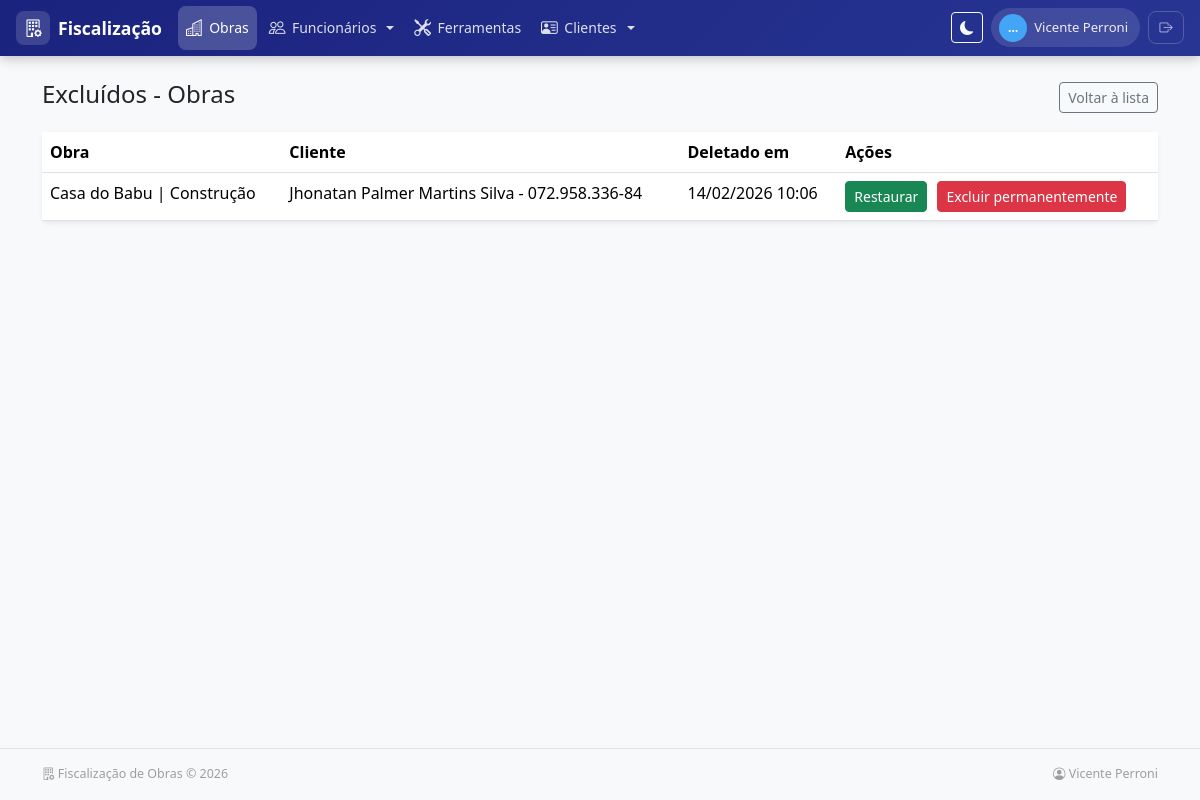
The app's page /obras/excluidos/ (signed in) with its own data.
### apps/obras/models.py (models this page shows, shortened)
class SoftDeleteModel(models.Model):
    deleted_at = models.DateTimeField(null=True, blank=True, db_index=True)
    objects = ActiveManager()
    all_objects = AllObjectsManager()
    class Meta:
        abstract = True

class Obra(SoftDeleteModel):
    nome = models.CharField(max_length=200, verbose_name="Nome da Obra")
    endereco = models.TextField(verbose_name="Endereço")
    cliente = models.ForeignKey(
        'clientes.Cliente',
        on_delete=models.SET_NULL,
        null=True,
        blank=True,
        verbose_name="Cliente"
    )
    data_inicio = models.DateField(verbose_name="Data de Início")
    data_previsao_termino = models.DateField(
        verbose_name="Previsão de Término",
        null=True,
        blank=True
    )
    STATUS_CHOICES = [
        ('planejamento', 'Planejamento'),
        ('em_andamento', 'Em Andamento'),
        ('pausada', 'Pausada'),
        ('concluida', 'Concluída'),
        ('cancelada', 'Cancelada'),
    ]
    status = models.CharField(
        max_length=20,
        choices=STATUS_CHOICES,
        default='planejamento',
        verbose_name="Status"
    )
    percentual_concluido = models.DecimalField(
        max_digits=5,
        decimal_places=2,
        default=Decimal('0.00'),
        validators=[MinValueValidator(0), MaxValueValidator(100)],
        verbose_name="Percentual Concluído (%)"
    )
    ativo = models.BooleanField(default=True, verbose_name="Ativo")
    created_at = models.DateTimeField(auto_now_add=True, verbose_name="Criado em")
    updated_at = models.DateTimeField(auto_now=True, verbose_name="Atualizado em")
    class Meta:
        verbose_name = "Obra"
        verbose_name_plural = "Obras"
        ordering = ['-created_at']

### apps/clientes/models.py (models this page shows)
class Cliente(models.Model):
    nome = models.CharField(max_length=200, verbose_name='Nome')
    cpf = models.CharField(
        max_length=14,
        unique=True,
        verbose_name='CPF',
        help_text='Somente números ou formatado (000.000.000-00)',
        validators=[RegexValidator(r'^\d{3}\.\d{3}\.\d{3}-\d{2}$|^\d{11}$', 'CPF inválido')]
    )
    endereco = models.TextField(verbose_name='Endereço', blank=True, null=True)
    data_nascimento = models.DateField(verbose_name='Data de Nascimento', blank=True, null=True)
    telefone = models.CharField(max_length=30, verbose_name='Telefone', blank=True, null=True)
    email = models.EmailField(verbose_name='E-mail', blank=True, null=True)
    ativo = models.BooleanField(default=True, verbose_name='Ativo')
    created_at = models.DateTimeField(auto_now_add=True, verbose_name='Criado em')
    updated_at = models.DateTimeField(auto_now=True, verbose_name='Atualizado em')
    class Meta:
        verbose_name = 'Cliente'
        verbose_name_plural = 'Clientes'
        ordering = ['nome']
    def __str__(self):
        return f"{self.nome} - {self.cpf}"

### apps/obras/views.py (the view)
# urls.py: path('excluidos/', views.obras_trash, name='excluidos'),
@login_required
def obras_trash(request):
    trashed = Obra.all_objects.dead().order_by('-deleted_at')
    context = {'object_list': trashed, 'title': 'Excluídos - Obras'}
    return render(request, 'obras/obra_trash_list.html', context)

### apps/obras/context_processors.py (called while the page is built)
def recent_obras(request):
    try:
        obras = list(Obra.objects.filter(ativo=True).order_by('-created_at')[:6])
    except Exception:
        obras = []
    return {'recent_obras': obras}

### apps/obras/models.py (called while the page is built)
    def alive(self):
        return self.filter(deleted_at__isnull=True)

    def dead(self):
        return self.filter(deleted_at__isnull=False)

    def get_queryset(self):
        return super().get_queryset().alive()

### templates/obras/obra_trash_list.html (shortened to what this page needs)
{% extends 'base.html' %}
{% block content %}
<div class="d-flex justify-content-between align-items-center mb-3">
  <h1 class="h4">Excluídos - Obras</h1>
  <a href="{% url 'obras:obra_list' %}" class="btn btn-sm btn-outline-secondary">Voltar à lista</a>
</div>
<div class="card border-0 shadow-sm">
  <div class="table-responsive">
    <table class="table mb-0">
      <thead>
        <tr>
          <th>Obra</th>
          <th>Cliente</th>
          <th>Deletado em</th>
          <th>Ações</th>
        </tr>
      </thead>
      <tbody>
        {% for obra in object_list %}
        <tr>
          <td>{{ obra.nome }}</td>
          <td>{{ obra.cliente }}</td>
          <td>{{ obra.deleted_at|date:"d/m/Y H:i" }}</td>
          <td>
            <form method="post" action="{% url 'obras:obra_restore' obra.pk %}" style="display:inline;">
              <button class="btn btn-sm btn-success">Restaurar</button>
            </form>
            <form method="post" action="{% url 'obras:obra_hard_delete' obra.pk %}" style="display:inline; margin-left:6px;">
              <button class="btn btn-sm btn-danger" onclick="return confirm('Excluir permanentemente? A ação é irreversível.')">Excluir permanentemente</button>
            </form>
          </td>
        </tr>
        {% empty %}
        <tr><td colspan="4">Nenhum item excluído.</td></tr>
        {% endfor %}
      </tbody>
    </table>
  </div>
</div>
{% endblock %}

### templates/base.html (shortened to what this page needs)
<!doctype html>
<html lang="pt-br">
  <head>
    <link href="https://cdn.jsdelivr.net/npm/bootstrap@5.3.2/dist/css/bootstrap.min.css" rel="stylesheet">
    <link rel="stylesheet" href="https://cdn.jsdelivr.net/npm/bootstrap-icons@1.11.3/font/bootstrap-icons.min.css">
  </head>
  <body class="bg-light" {% if user.is_authenticated %}data-server-theme="{{ request.user.profile.theme_preference }}" data-server-variant="{{ request.user.profile.theme_variant }}"{% endif %}>
    {% url 'login' as login_url %}
    <nav class="main-navbar navbar navbar-expand-lg d-none d-lg-flex">
      <div class="container-fluid px-3">
        <a class="navbar-brand-custom me-3" href="{% if user.is_authenticated %}{% url 'home' %}{% else %}/{% endif %}">
          <span class="brand-icon"><i class="bi bi-building-gear"></i></span>
          <span>Fiscalização</span>
        </a>
        {% if user.is_authenticated %}
        <ul class="navbar-nav me-auto gap-1">
          {% if nav_perms.obras %}
          <li class="nav-item">
            <a class="nav-link" href="{% url 'obras:obra_list' %}">
              <i class="bi bi-buildings"></i> Obras
            </a>
          </li>
          {% endif %}
          {% if nav_perms.funcionarios %}
          <li class="nav-item dropdown">
            <a class="nav-link dropdown-toggle" href="#" role="button" data-bs-toggle="dropdown" aria-expanded="false">
              <i class="bi bi-people"></i> Funcionários
            </a>
          </li>
          {% endif %}
          {% if nav_perms.ferramentas %}
          <li class="nav-item">
            <a class="nav-link" href="/ferramentas/">
              <i class="bi bi-tools"></i> Ferramentas
            </a>
          </li>
          {% endif %}
          {% if nav_perms.clientes %}
          <li class="nav-item dropdown">
            <a class="nav-link dropdown-toggle" href="#" role="button" data-bs-toggle="dropdown" aria-expanded="false">
              <i class="bi bi-person-vcard"></i> Clientes
            </a>
          </li>
          {% endif %}
        </ul>
        <div class="d-flex align-items-center gap-2">
          <button id="themeToggle" type="button" class="btn btn-sm btn-outline-light" title="Alternar tema (claro/escuro)">
            <i id="themeToggleIcon" class="bi bi-moon-fill"></i>
          </button>
          <div class="user-pill">
            <span class="user-avatar">{{ user.first_name|default:user.username|truncatechars:1|upper }}</span>
            {{ user.get_full_name|default:user.username }}
          </div>
          <form method="post" action="{% url 'logout' %}" class="d-inline">
            <button type="submit" class="btn-logout" title="Sair">
              <i class="bi bi-box-arrow-right"></i>
            </button>
          </form>
        </div>
        {% endif %}
      </div>
    </nav>
    <main class="container my-4">
      {% block content %}{% endblock %}
    </main>
    <footer class="main-footer">
      <div class="container d-flex flex-wrap justify-content-between align-items-center">
        <span><i class="bi bi-building-gear"></i> Fiscalização de Obras &copy; {% now "Y" %}</span>
        {% if user.is_authenticated %}
        <span><i class="bi bi-person-circle"></i> {{ user.get_full_name|default:user.username }}</span>
        {% endif %}
      </div>
    </footer>
  </body>
</html>

### templates/base.html (style rules this page uses)
:root { --nav-gradient-start: #1a237e; --nav-gradient-end: #283593; --nav-hover: rgba(255,255,255,.12); --nav-active: rgba(255,255,255,.2); --accent: #42a5f5; }
.main-navbar { background: linear-gradient(135deg, var(--nav-gradient-start), var(--nav-gradient-end)); box-shadow: 0 2px 12px rgba(0,0,0,.25); padding: .35rem 0; }
.main-navbar .nav-link { color: rgba(255,255,255,.85); padding: .6rem .9rem; border-radius: .5rem; font-size: .875rem; font-weight: 500; transition: all .2s; display: flex; align-items: center; gap: .4rem; }
.main-navbar .nav-link.active, .main-navbar .nav-link-active { color: #fff; background: var(--nav-active); }
.main-navbar .nav-link .bi { font-size: 1.05rem; }
.navbar-brand-custom { color: #fff !important; font-weight: 700; font-size: 1.1rem; display: flex; align-items: center; gap: .5rem; text-decoration: none; padding: .3rem 0; }
.navbar-brand-custom .brand-icon { background: rgba(255,255,255,.15); border-radius: .5rem; width: 34px; height: 34px; display: flex; align-items: center; justify-content: center; font-size: 1.1rem; }
.user-pill { background: rgba(255,255,255,.12); border-radius: 2rem; padding: .35rem .75rem .35rem .5rem; display: flex; align-items: center; gap: .45rem; color: rgba(255,255,255,.9); font-size: .82rem; font-weight: 500; white-space: nowrap; }
.user-avatar { width: 28px; height: 28px; border-radius: 50%; background: var(--accent); display: flex; align-items: center; justify-content: center; font-weight: 700; font-size: .75rem; color: #fff; }
.btn-logout { color: rgba(255,255,255,.7); border: 1px solid rgba(255,255,255,.2); border-radius: .5rem; padding: .35rem .65rem; font-size: .82rem; text-decoration: none; background: transparent; transition: all .2s; display: flex; align-items: center; gap: .3rem; }
.main-footer { border-top: 1px solid #dee2e6; padding: 1rem 0; margin-top: 2rem; font-size: .78rem; color: #9e9e9e; }
body { min-height: 100vh; display: flex; flex-direction: column; }
main { flex: 1; }

### records on screen
Obra: nome "Casa do Babu | Construção", cliente "Jhonatan Palmer Martins Silva - 072.958.336-84", deleted_at "14/02/2026 10:06"

### other values on screen
{{ user.first_name|default:user.username|truncatechars:1|upper }} "…"
{{ user.get_full_name|default:user.username }} "Vicente Perroni"
